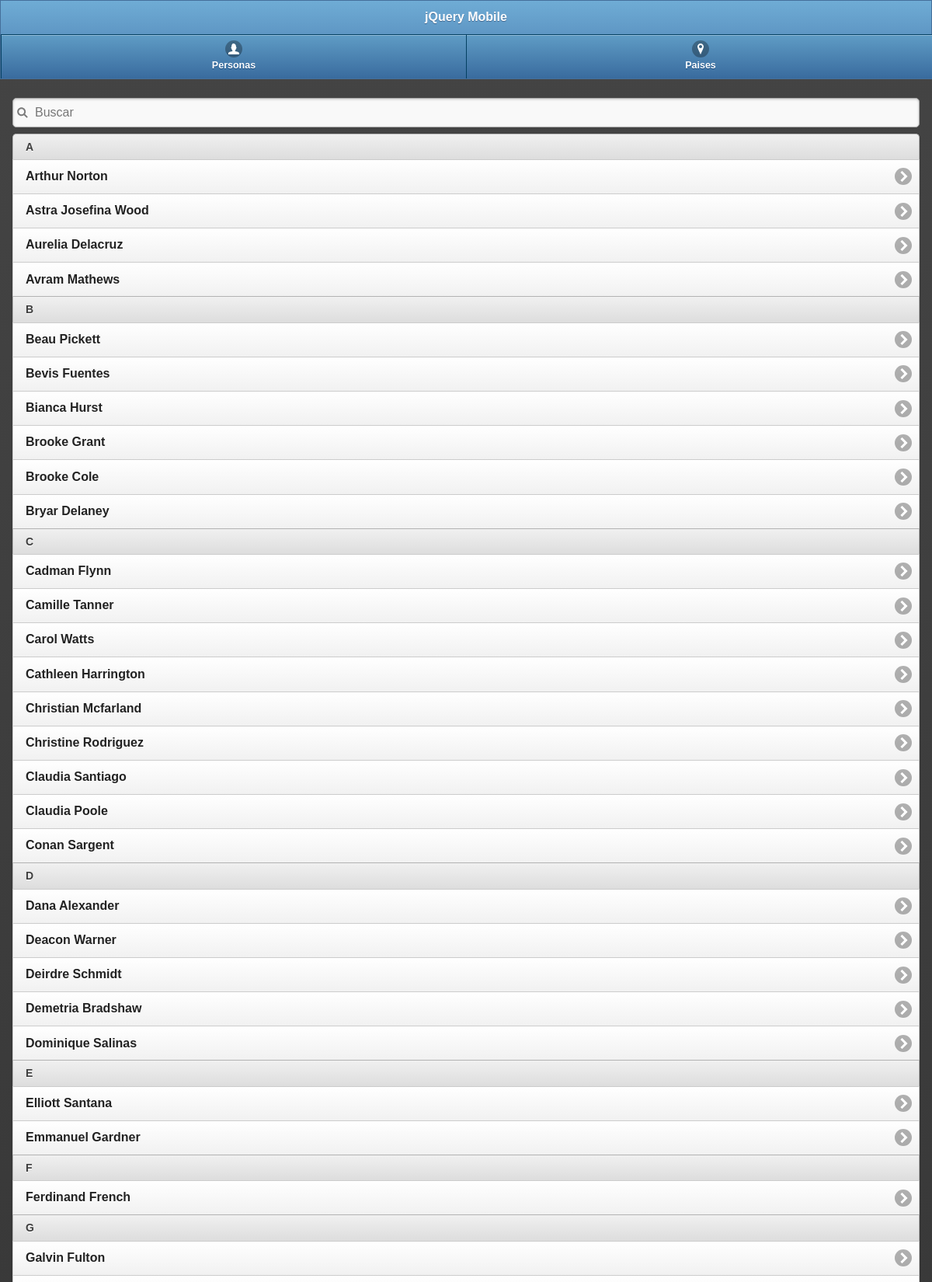
Page /personas/read.php (upper part) on the committed database.
### tables this page shows
CREATE TABLE `persona` (
  `id` mediumint(8) unsigned NOT NULL AUTO_INCREMENT,
  `nombre` varchar(255) NOT NULL,
  `apellidos` varchar(255) NOT NULL,
  `direccion` varchar(255) NOT NULL,
  `telefono` varchar(100) NOT NULL,
  `email` varchar(255) NOT NULL,
  `fecha_nacimiento` date NOT NULL,
  `id_pais` smallint(5) NOT NULL,
  PRIMARY KEY (`id`),
  KEY `persona_ibfk_1` (`id_pais`),
  CONSTRAINT `persona_ibfk_1` FOREIGN KEY (`id_pais`) REFERENCES `pais` (`id`)
);

### personas/read.php (the view)
<?php
	require '../config.php';
	require '../templates/header.php';
	$res = $db->query("CALL spGetPersonas(null);");
	if ($res->num_rows > 0){ ?>
	<ul data-role="listview"
	data-inset="true"
	data-autodividers="true"
	data-filter="true"
	data-filter-placeholder="Buscar"
	data-theme="c">
		<?php while ($item = $res->fetch_assoc()){ ?>
		  <li>
		  	<a href="detalle_persona.php?p=<?php echo $item['ID'] ?>&d=true" data-rel="dialog">
		  		<?php echo $item['NOMBRE']." ".$item['APELLIDOS']; ?>
		  	</a>
		  </li>
		<?php } ?>
	</ul>
<?php
	} else { die('No se Encontraron Resultados...'); }
	require '../templates/footer.php';
?>

### rows in the picture
persona: nombre "Arthur", apellidos "Norton"
persona: nombre "Astra Josefina", apellidos "Wood"
persona: nombre "Aurelia", apellidos "Delacruz"
persona: nombre "Avram", apellidos "Mathews"
persona: nombre "Beau", apellidos "Pickett"
persona: nombre "Bevis", apellidos "Fuentes"
persona: nombre "Bianca", apellidos "Hurst"
persona: nombre "Brooke", apellidos "Grant"
persona: nombre "Brooke", apellidos "Cole"
persona: nombre "Bryar", apellidos "Delaney"
persona: nombre "Cadman", apellidos "Flynn"
persona: nombre "Camille", apellidos "Tanner"
persona: nombre "Carol", apellidos "Watts"
persona: nombre "Cathleen", apellidos "Harrington"
persona: nombre "Christian", apellidos "Mcfarland"
persona: nombre "Christine", apellidos "Rodriguez"
persona: nombre "Claudia", apellidos "Santiago"
persona: nombre "Claudia", apellidos "Poole"
persona: nombre "Conan", apellidos "Sargent"
persona: nombre "Dana", apellidos "Alexander"
persona: nombre "Deacon", apellidos "Warner"
persona: nombre "Deirdre", apellidos "Schmidt"
persona: nombre "Demetria", apellidos "Bradshaw"
persona: nombre "Dominique", apellidos "Salinas"
persona: nombre "Elliott", apellidos "Santana"
persona: nombre "Emmanuel", apellidos "Gardner"
persona: nombre "Ferdinand", apellidos "French"
persona: nombre "Galvin", apellidos "Fulton"
